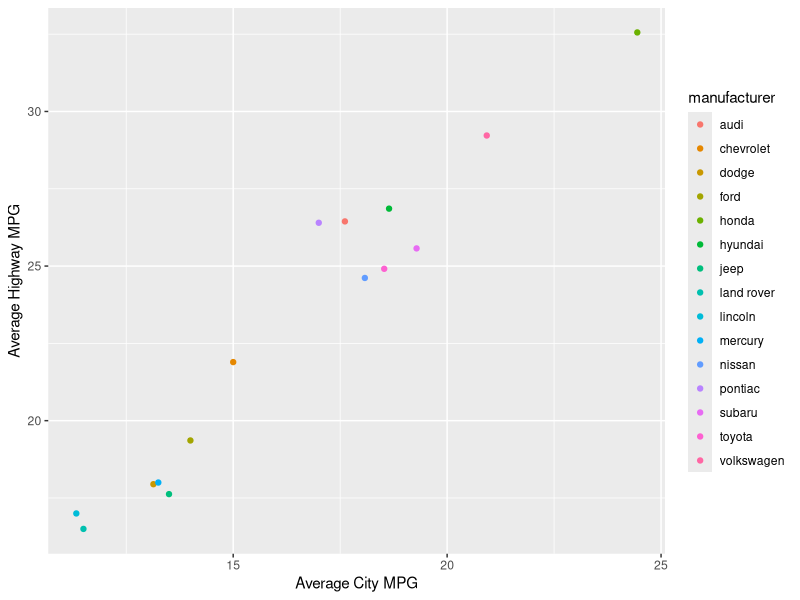

This figure's R source:
# for plotting and the data set
library(ggplot2)

# for filtering, arranging and summarising the data
library(dplyr)

# (1) create you own copy of the tibble
my_mpg <- mpg


# (2) show the top five cars with the highest city miles per gallon
arrange(my_mpg,desc(cty))

# (3) Reduce the number of variables to 4
my_mpg2 <- select(mpg,manufacturer,model,year,cty, hwy)

# (4) Get the summary of cty and hwy (averages over all manufacturers)
summ <- my_mpg %>% 
          group_by(manufacturer) %>%
          summarise(AvrCty=mean(cty),
                    AvrHwy=mean(hwy))

# (5) Plot using ggplot2
ggplot(summ,aes(x=AvrCty,y=AvrHwy,colour=manufacturer)) + 
  geom_point()+xlab("Average City MPG") + 
  ylab("Average Highway MPG")
